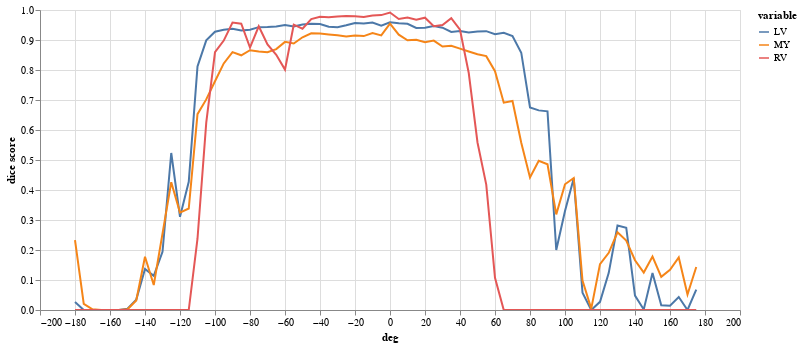

Notebook code for this chart:
### Code cell
(alt
 .Chart(results.melt(id_vars=['deg'],value_vars=['LV','MY','RV'],value_name='dice score'))
 .mark_line()
 .encode(
     x="deg",
     y="dice score",
     color="variable",
     tooltip="dice score"
 )
 .properties(width=700,height=300)
 .interactive()
)

### Figure 1 — Vega-Lite specification as saved in the notebook (floating-point values rounded to 4 significant figures; data arrays with more than 128 entries replaced by an {"elided": "..."} marker saying what was removed)
{"config": {"view": {"continuousWidth": 400, "continuousHeight": 300}}, "data": {"name": "data-34b5c7fa39aafb77cbc29dc8b4b93912"}, "mark": "line", "encoding": {"color": {"field": "variable", "type": "nominal"}, "tooltip": {"field": "dice score", "type": "quantitative"}, "x": {"field": "deg", "type": "quantitative"}, "y": {"field": "dice score", "type": "quantitative"}}, "height": 300, "selection": {"selector002": {"type": "interval", "bind": "scales", "encodings": ["x", "y"]}}, "width": 700, "$schema": "https://vega.github.io/schema/vega-lite/v4.17.0.json", "datasets": {"data-34b5c7fa39aafb77cbc29dc8b4b93912": {"elided": "216 records"}}}
